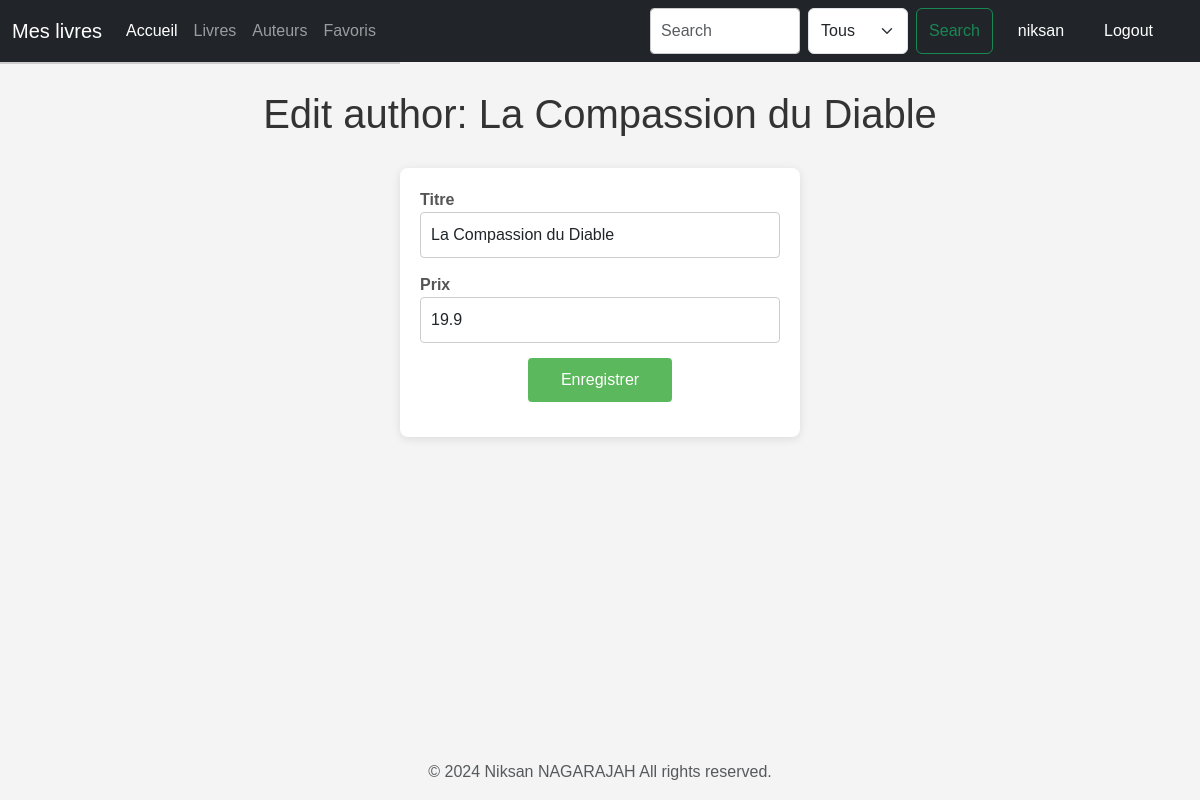
/edit/book/1 (signed in), run on the app's committed database.
### bookInfo/models.py (models this page shows, shortened)
class User(db.Model, UserMixin):
    username = db.Column(db.String(80), primary_key=True)
    password = db.Column(db.String(80))
    role = db.Column(db.String(20), default='user')
    favorite_books = db.relationship('Book', secondary=user_favorites, lazy='dynamic', backref=db.backref('favorited_by', lazy='dynamic'))
    def is_admin(self):
        return self.role == 'admin'

class Book(db.Model):
    id = db.Column(db.Integer, primary_key=True)
    price = db.Column(db.Float)
    title = db.Column(db.String(100))
    url = db.Column(db.String(100))
    img = db.Column(db.String(100))
    author_id = db.Column(db.Integer, db.ForeignKey("author.id"))
    author = db.relationship("Author", backref=db.backref("books", lazy="dynamic"))
    avis_livre = db.relationship('User', secondary=book_avis, lazy='dynamic', backref=db.backref('avis_de', lazy='dynamic'))

### bookInfo/views.py (the view, shortened to what this page needs)
@app.route("/edit/book/<int:id>", methods=['GET', 'POST'])
@login_required
def edit_book(id):
    error = None
    b = get_book(id)
    f = BookForm(id=b.id, title=b.title, price=b.price, author=b.author.name)
    return render_template("edit-book.html", book=b, form=f, error=error)

### bookInfo/views.py (shortened to what this page needs)
class BookForm(FlaskForm):
    id = HiddenField('id')
    title = StringField('Titre', validators=[DataRequired()])
    price = StringField('Prix', validators=[DataRequired()])
    author = StringField('Auteur', validators=[DataRequired()])
    img = FileField('Image')
    submit = SubmitField('Enregistrer')

### bookInfo/models.py (called while the page is built)
def get_book(id):
    return Book.query.get(id)

@login_manager.user_loader
def load_user(username):
    return User.query.get(username)

### bookInfo/templates/edit-book.html (shortened to what this page needs)
{% extends "base.html" %}
{% block main %}
<h1>Edit author: {{ book.title }}</h1>
<form class="form-horizontal" role="form" method="POST" action="{{ url_for('edit_book', id=book.id) }}">
    <div class="form-group">
        <label for="title" class="col-sm-2 control-label">{{ form.title.label }}</label>
        <div>
            {{ form.title(size=50, class_="form-control") }}
        </div>
    </div>
    <div class="form-group">
        <label for="price" class="col-sm-2 control-label">{{ form.price.label }}</label>
        <div>
            {{ form.price(size=50, class_="form-control") }}
        </div>
    </div>
    <div class="form-group">
        <div class="les-btn">
            {{ form.submit(class_="btn-inscrire") }}
        </div>
    </div>
</form>
{% endblock %}

### bookInfo/templates/base.html (shortened to what this page needs)
<!DOCTYPE html>
<html>
    <head>
        {% block styles %}
        {{ bootstrap.load_css() }}
        {% endblock %}
        <link rel="stylesheet" href="{{ url_for('static', filename='home.css') }}">
    </head>
    <body>
        <header>
            <nav class="navbar navbar-expand-md navbar-dark fixed-top bg-dark">
                <div class="container-fluid">
                    <a class="navbar-brand" href="{{ url_for('home') }}">Mes livres</a>
                    <div class="collapse navbar-collapse" id="navbarCollapse">
                        <ul class="navbar-nav me-auto mb-2 mb-md-0">
                            <li class="nav-item">
                                <a class="nav-link active cache" aria-current="page" href="{{ url_for('home') }}">Accueil</a>
                            </li>
                            <li class="nav-item">
                                <a class="nav-link" href="{{ url_for('books') }}">Livres</a>
                            </li>
                            <li class="nav-item">
                                <a class="nav-link" href="{{ url_for('authors') }}">Auteurs</a>
                            </li>
                            {% if current_user.is_authenticated %}
                                <li class="nav-item">
                                    <a class="nav-link" href="{{ url_for('favorites', username=current_user.username) }}">Favoris</a>
                                </li>
                            {% endif %}
                        </ul>
                        <form class="d-flex" role="search" method="GET" action="{{ url_for('search') }}">
                            <input class="form-control me-2" type="search" placeholder="Search" aria-label="Search" name="query" id="search-input" autocomplete="off" list="search-suggestions" onkeyup="searchSuggestions()"  style="width: 150px;">
                            <datalist id="search-suggestions"></datalist>
                            <select class="form-select me-2" name="filter" id="search-filter" style="width: 100px;">
                                <option value="all">Tous</option>
                            </select>
                            <button class="btn btn-outline-success" type="submit">Search</button>
                        </form>
                        <ul class="nav navbar-nav navbar-right">
                            {% if current_user.is_authenticated %}
                                <li class="disapear">
                                    <a class="disapear">{{ current_user.username }}</a>
                                <li>
                                    <a href="{{ url_for('logout') }}">
                                         Logout
                                    </a>
                                </li>
                            {% else %}
                                <li>
                                    <a href="{{ url_for('login') }}">
                                        <span class="glyphicon glyphicon-log-in" title="Sign In"></span> Se connecter
                                    </a>
                                </li>
                            {% endif %}
                        </ul>
                    </div>
                </div>
            </nav>
        </header>
        <main class="flex-shrink-0">
            <div class="container">
            </div>
        </main>
        <footer class="footer mt-auto py-3">
            <div class="container">
                <span class="text-muted">© 2024 Niksan NAGARAJAH All rights reserved.</span>
            </div>
        </footer>
        {% block main %}{% endblock %}
    </body>
</html>

### bookInfo/static/home.css (style rules this page uses)
h1 { color: red; }
a { text-decoration: none; }
footer { background-color: #f4f4f4; color: #f4f4f4; position: fixed; bottom: 0; width: 100%; text-align: center; }
footer > .container { background-color: #f4f4f4; }
main > .container { padding: 60px 15px 0; }
.navbar-right { float: right; margin-right: 20px; }
.navbar-right li { display: inline-block; margin-left: 10px; color: #fff; }
.navbar-right a { color: #fff; text-decoration: none; padding: 10px 15px; border-radius: 4px; transition: background-color 0.3s ease, color 0.3s ease; }
body { background-color: #f4f4f4; font-family: Arial, sans-serif; margin: 0; padding: 0; }
h1 { text-align: center; margin-bottom: 30px; color: #333; }
.form-horizontal { max-width: 400px; margin: 0 auto; background: white; padding: 20px; border-radius: 8px; box-shadow: 0 2px 10px rgba(0, 0, 0, 0.1); }
.form-group { margin-bottom: 15px; }
.control-label { font-weight: bold; color: #555; }
.form-control { border: 1px solid #ccc; border-radius: 4px; padding: 10px; width: 100%; transition: border-color 0.3s; }
.les-btn { display: flex; justify-content: space-around; }
.btn-connecter, .btn-inscrire { width: 40%; background-color: #5cb85c; border: none; border-radius: 4px; color: white; padding: 10px; font-size: 16px; transition: background-color 0.3s; }
#search-input { position: relative; z-index: 10; }
#search-suggestions { display: block; position: absolute; top: 100%; left: 0; z-index: 999; width: 100%; max-width: 400px; box-sizing: border-box; background-color: white; border: 1px solid #ccc; max-height: 200px; overflow-y: auto; }

### data on the page
User: username "niksan"
Book: title "La Compassion du Diable", price "19.9"
